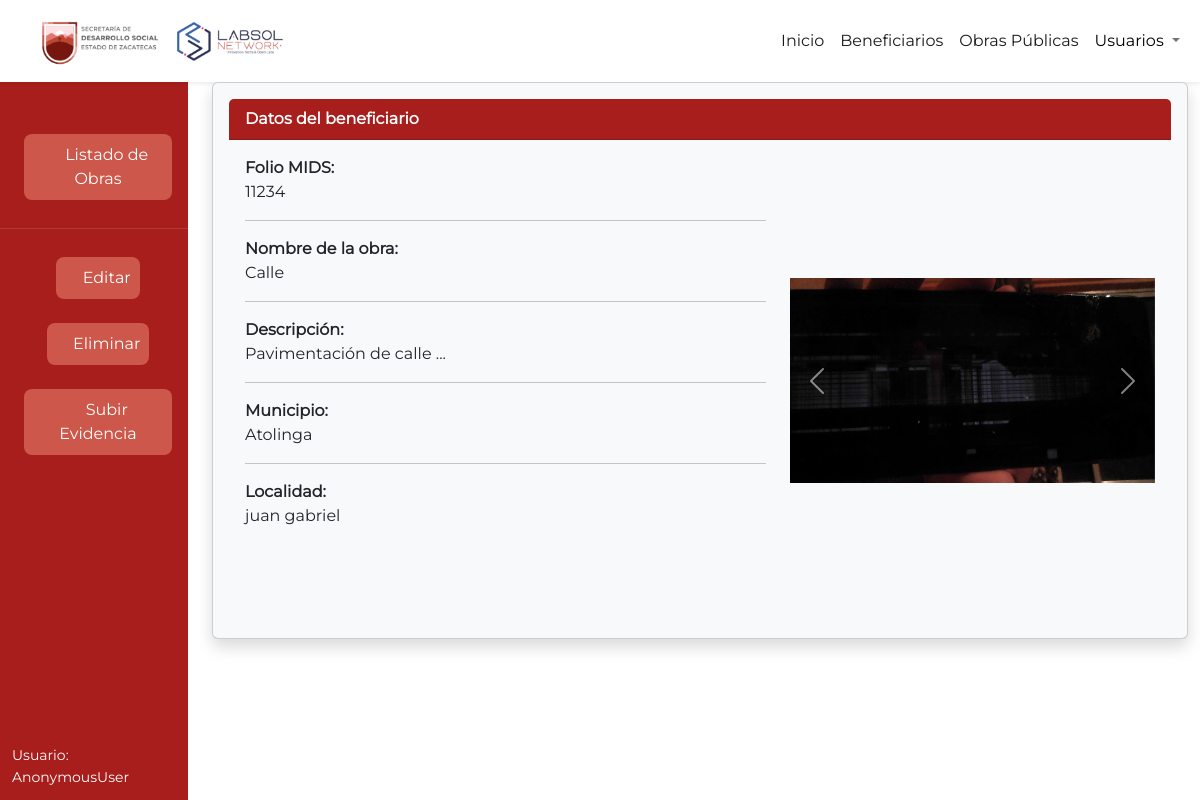
/obras_publicas/detalles/1/, run on the app's committed database.
### obras/models.py (models this page shows, shortened)
class ObraPublica(models.Model):
    folio_mids = models.CharField(max_length=255)
    nombre_obra = models.CharField(max_length=150)
    descripcion = models.CharField(max_length=255)
    municipio = models.CharField('Municipio', max_length=2, choices=MUNICIPIOS)
    localidad = models.CharField(max_length=150)
    finalizado = models.BooleanField(default=False)

class EvidenciasObrasPublicas(models.Model):
    obra = models.ForeignKey(ObraPublica, on_delete=models.CASCADE)
    imagen = models.ImageField(upload_to=upload_to_directory_obras)
    es_proceso = models.BooleanField(default=True)

### obras/views.py (the view)
# urls.py: path('detalles/<int:obra_id>/', views.detalles_obra_publica, name='detalles_obra_publica'),
def detalles_obra_publica(request, obra_id):
    obra_publica = ObraPublica.objects.get(pk=obra_id)
    imagenes = EvidenciasObrasPublicas.objects.filter(obra=obra_id)
    return render(request, 'detalles_obra_publica.html', {'obra': obra_publica, 'imagenes': imagenes})

### obras/templates/detalles_obra_publica.html (shortened to what this page needs)
{% extends 'base.html' %}
{% block head %}
    {% load static %}
    <link rel="stylesheet" href="{%static '/css/Sidebar.css'%}">
    <link rel="stylesheet" href="{%static '/css/vista_detallada.css'%}">
{% endblock head %}
{% block contenido %}
<div class="content-container">
    <div class="container-fluid">
      <div class="row">
        <div class="col-md-2 sidebar-container">
          <div id="sidenavAccordion" class="sb-sidenav accordion sb-sidenav-dark">
            <div class="sb-sidenav-menu">
              <div class="nav">
                <div>
                <div class="sb-sidenav-menu-heading"></div>
                <a class="nav-link active d-flex justify-content-center" href="#">
                  <div class="sb-nav-link-icon"></div><button class="btn btn-fixed-width"><i class="fa fa-eye"
                      style="padding-right: 5px;"></i>Listado de Obras</button>
                </a>
                <hr>
                <a class="nav-link active d-flex justify-content-center" href="#">
                  <div class="sb-nav-link-icon"></div><button class="btn btn-fixed-width"><i class="fa fa-pen-square"
                      style="padding-right: 5px;"></i>Editar</button>
                </a>
                <a class="nav-link active d-flex justify-content-center" href="#">
                  <div class="sb-nav-link-icon"></div><button class="btn btn-fixed-width"><i class="fa fa-trash"
                      style="padding-right: 5px;"></i>Eliminar</button>
                </a>
                <a class="nav-link active d-flex justify-content-center" href="{% url 'completar_obra_publica' obra_id=obra.id %}">
                    <div class="sb-nav-link-icon"></div><button class="btn btn-fixed-width"><i class="fa fa-camera"
                        style="padding-right: 5px;"></i>Subir Evidencia</button>
                </a>
              </div>
            </div>
          </div>
          <div class="sb-sidenav-footer">
            <div class="small"><span style="font-family: Montserrat, sans-serif;">Usuario: {{user}}</span>
            </div>
          </div>
        </div>
      </div>
  <div class="col-md-10">
    <div class="card text-dark bg-light shadow p-3 bg-light" style="font-family: Montserrat;">
      <div class="card-header" style="background-color: #A71E1C; color: white;"><b>Datos del beneficiario</b></div>
      <div class="card-body">
        <div class="row">
            <div class="col-md-7">
                <div class="project-info-box">
                <div class="description-field">Folio MIDS:</div>
                <div class="description-value break-word">{{ obra.folio_mids  }}</div>
                <hr>
                <div class="description-field">Nombre de la obra:</div>
                <div class="description-value break-word">{{ obra.nombre_obra }}</div>
                <hr>
                <div class="description-field">Descripción:</div>
                <div class="description-value break-word">{{  obra.descripcion }}</div>
                <hr>
                <div class="description-field">Municipio:</div>
                <div class="description-value break-word">{{  obra.get_municipio_display }}</div>
                <hr>
                <div class="description-field">Localidad:</div>
                <div class="description-value break-word">{{  obra.localidad }}</div>
                </div>
                <br>
            </div>
            <div class="col-md-5">
                {% if imagenes.exists %}
                    <div id="carouselExampleControls" class="carousel slide" data-ride="carousel">
                        <div class="carousel-inner">
                        {% for imagen in imagenes %}
                            {% if imagen.es_proceso %}
                            <div class="carousel-item{% if forloop.first %} active{% endif %}">
                                <img class="d-block w-100" style="height: 450px; object-fit: contain;" src="{{ imagen.imagen.url }}" alt="First slide">
                            </div>
                            {% endif %}
                        {% endfor %}
                        </div>
                        <a class="carousel-control-prev" href="#carouselExampleControls" role="button" data-slide="prev">
                        <span class="carousel-control-prev-icon" aria-hidden="true"></span>
                        </a>
                        <a class="carousel-control-next" href="#carouselExampleControls" role="button" data-slide="next">
                        <span class="carousel-control-next-icon" aria-hidden="true"></span>
                        </a>
                    </div>
                {% endif %}
            </div>
        </div>
      </div>
    </div>
  </div>
  </div>
  </div>
  </div>
{% endblock contenido %}

### static/css/Sidebar.css (style rules this page uses)
.sb-sidenav-menu-heading { font-family: 'Montserrat'; font-size: 13px; color: #585B5E; font-weight: bold; }
.sidebar-container { margin-left: 0; padding-left: 0; }
a { font-family: 'Montserrat'; font-size: 16px !important; }
.sb-sidenav { display: flex; flex-direction: column; height: 100%; flex-wrap: nowrap; }
.sb-sidenav .sb-sidenav-menu { flex-grow: 1; }
.sb-sidenav .sb-sidenav-menu .nav { flex-direction: column; flex-wrap: nowrap; }
.sb-sidenav .sb-sidenav-menu .nav .sb-sidenav-menu-heading { padding: 1.75rem 1rem 0.75rem; font-size: 0.75rem; text-transform: uppercase; }
.sb-sidenav .sb-sidenav-menu .nav .nav-link { display: flex; align-items: center; padding-top: 0.75rem; padding-bottom: 0.75rem; position: relative; color: #b3b3b3; }
.sb-sidenav .sb-sidenav-footer { padding: 0.75rem; flex-shrink: 0; }
.sb-sidenav-dark { background-color: #A71E1C; color: rgba(255, 255, 255, 0.5); }
.sb-sidenav-dark .sb-sidenav-menu .sb-sidenav-menu-heading { color: rgba(255, 255, 255, 0.25) !important; }
.sb-sidenav-dark .sb-sidenav-menu .nav-link { color: rgba(255, 255, 255, 0.5); }
.sb-sidenav-dark .sb-sidenav-menu .nav div .nav-link.active { color: #fff; }
.sb-sidenav-dark .sb-sidenav-footer { background-color: #A71E1C; }
span { color: white; font-family: 'Montserrat'; }
.btn { color: white; font-family: 'Montserrat'; padding: 8px; background-color: #CC574A; border-radius: 8px; }

### static/css/vista_detallada.css (style rules this page uses)
html, body, .break-word { overflow-wrap: break-word; word-wrap: break-word; -ms-word-break: break-all; word-break: break-word; }
.description-field { font-weight: bold; }

### home/templates/base.html (style rules this page uses)
html, body, .container-fluid { height: 100%; }
.row { display: flex; height: 100%; }
.col-md-2.sidebar-container { overflow-y: auto; }
.col-md-10 { overflow-y: auto; }
body { display: flex; flex-direction: column; min-height: 100vh; margin: 0; }
.content-container { flex: 1; }

### data on the page
ObraPublica: folio_mids "11234", nombre_obra "Calle", descripcion "Pavimentación de calle ...", municipio "Atolinga", localidad "juan gabriel"
EvidenciasObrasPublicas: imagen (picture)

### other printed values
{{ user }} "AnonymousUser"
